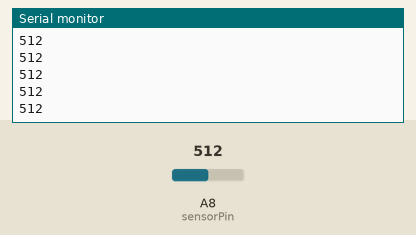
The sketch below on a simulated Arduino Mega 2560, built with avr-gcc and run on an emulated ATmega2560. Shown: the last lines printed to the serial monitor. The test bench sets the inputs (shaded band); at power-on: A8 (sensorPin) = 512.

Above: at 1.2 s.
1.3 s: A8 (sensorPin) set to 716
At 1.56 s:
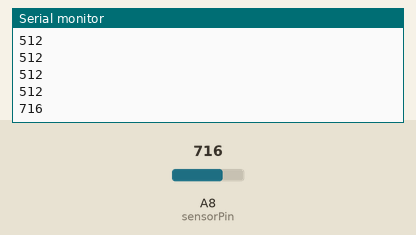
2.8 s: A8 (sensorPin) set to 900
At 2.96 s:
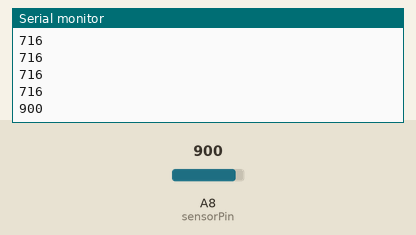
Timing chart, 0 to 5.8 s (numbered marks = the images above; inputs shaded):
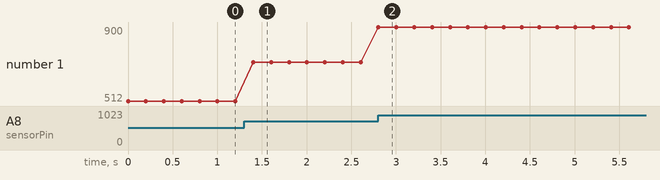

The sketch:

Analog_output.ino
```cpp
int sensorPin = A8;    // select the input pin for the potentiometer

int sensorValue = 0;  // variable to store the value coming from the sensor
int value = 0;
int voltage = 0;
int distance = 0;
void setup() {
  Serial.begin(9600);           //Start serial and set the correct Baud Rate
}

void loop() {
  sensorValue = analogRead(sensorPin);

  Serial.println(sensorValue);
  delay(200);
}
```

Measured:
- after the input at 1.3 s, the serial monitor: prints a new line after 0.10 s (image 1)
- after the input at 2.8 s, the serial monitor: prints a new line at once (image 2)
- plotted number 1: 512 → 716 after the input at 1.3 s, 716 → 900 after the input at 2.8 s
